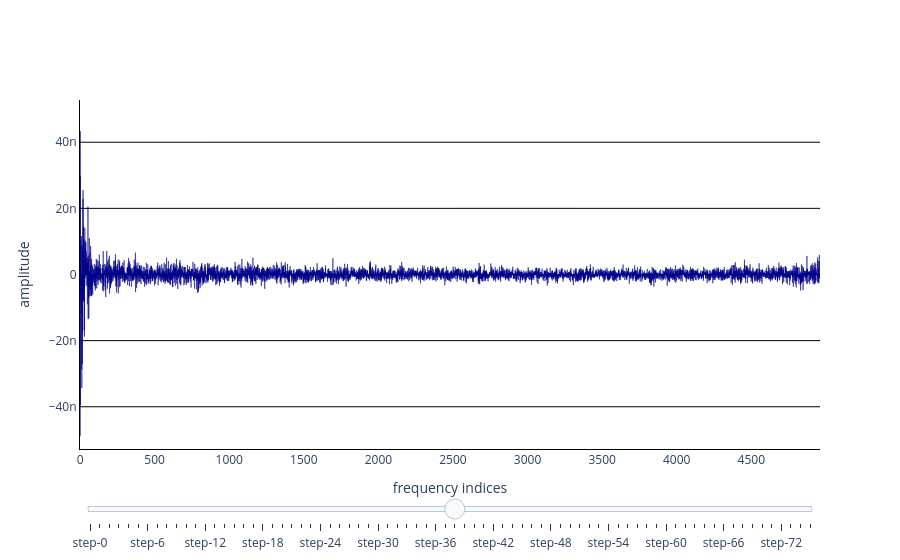

Notebook code for this chart:
### Markdown cell above
🌟 **Visualize reconstructed Connectome Spectrum** <br>

### Code cell
print(f"Half rising phase time: {hrp_time}")
print(f"Peak time: {peak_time}")

cs = data["cst"]@data["gt"].data

mm.viz.plot_spectrum(cs, window.times).show()
